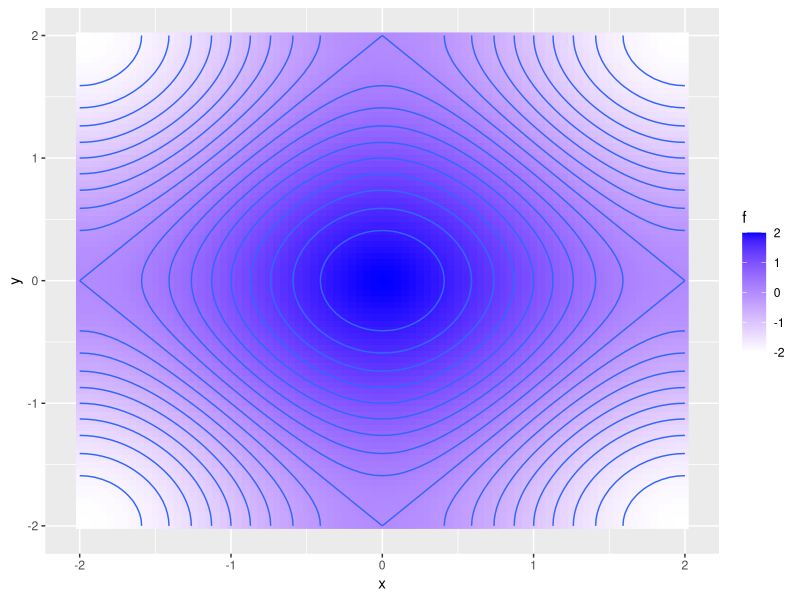
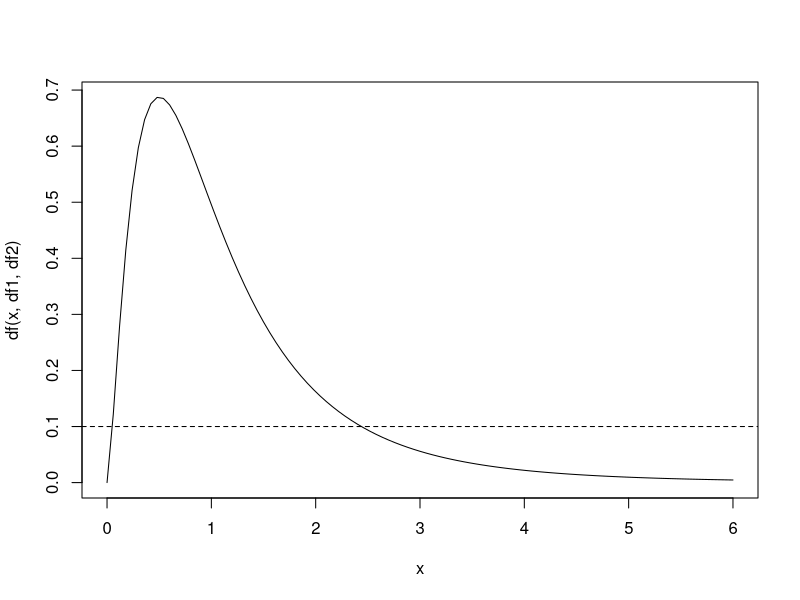

Source code (R) for these figures, in order:
## ---- chunk 1
knitr::opts_chunk$set(echo = TRUE)
## ---- chunk 2
library(ggplot2)
## ---- chunk 3
f <- function(x) { cos(0.5*pi*x[1]) + cos(0.5*pi*x[2]) }

dat.plot <- expand.grid(
    x = seq(-2, 2, 0.05),
    y = seq(-2, 2, 0.05))
dat.plot$f <- apply(dat.plot, 1, f)

ggplot(dat.plot, aes(x=x, y=y)) + 
	geom_raster(aes(fill = f)) +
	geom_contour(aes(z = f), binwidth = 0.2) +
	scale_fill_gradient(low="white", high="blue")

optim.out <- optim(c(-1,1), f, method = "BFGS", control = list(fnscale = -1))
print(optim.out)
## ---- chunk 4
f <- function(x, a, b, t) {
    exp(t*x) * x^(a - 1) * (1-x)^(b-1) / beta(a,b)
}
## ---- chunk 5
g <- function(x, a, b, t) {
    exp( t*x + (a - 1)*log(x) + (b-1)*log(1-x) - lbeta(a,b) )
}
## ---- chunk 6
integrate(f, lower = 0, upper = 1, a = 2, b = 1.5, t = 1)
integrate(g, lower = 0, upper = 1, a = 2, b = 1.5, t = 1)
## ---- chunk 7
h <- 0.1
df1 <- 5
df2 <- 10
f <- function(x, h, df1, df2) { df(x, df1, df2) - h }

curve(df(x, df1, df2), xlim = c(0,6))
abline(c(0.1,0), lty = 2)

lo <- uniroot(f, interval = c(0, 1), df1 = df1, df2 = df2, h = h)
hi <- uniroot(f, interval = c(1, 3), df1 = df1, df2 = df2, h = h)
print(lo)
print(hi)
pf(hi$root, df1=df1, df2=df2) - pf(lo$root, df1=df1, df2=df2)
## ---- chunk 8
A <- matrix(0, 4, 4)
diag(A) <- 4
diag(A[-1, -4]) <- 1
diag(A[-4, -1]) <- 1
print(A)

b <- rep(1, 4)

print(x <- solve(A, b))
A %*% x
